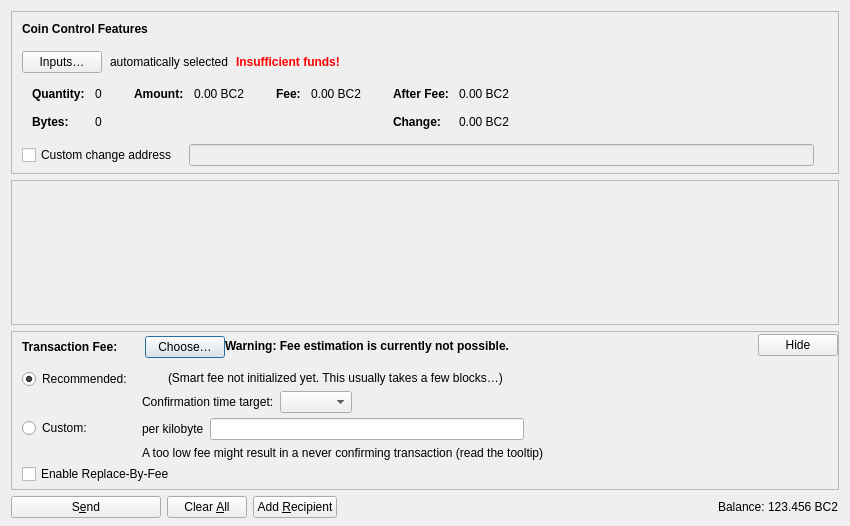
<?xml version="1.0" encoding="UTF-8"?>
<ui version="4.0">
 <class>SendCoinsDialog</class>
 <widget class="QDialog" name="SendCoinsDialog">
  <property name="geometry">
   <rect>
    <x>0</x>
    <y>0</y>
    <width>850</width>
    <height>526</height>
   </rect>
  </property>
  <property name="windowTitle">
   <string>Send Coins</string>
  </property>
  <layout class="QVBoxLayout" name="verticalLayout" stretch="0,1,0,0">
   <property name="bottomMargin">
    <number>8</number>
   </property>
   <item>
    <widget class="QFrame" name="frameCoinControl">
     <property name="sizePolicy">
      <sizepolicy hsizetype="Expanding" vsizetype="Expanding">
       <horstretch>0</horstretch>
       <verstretch>0</verstretch>
      </sizepolicy>
     </property>
     <property name="maximumSize">
      <size>
       <width>16777215</width>
       <height>16777215</height>
      </size>
     </property>
     <property name="frameShape">
      <enum>QFrame::StyledPanel</enum>
     </property>
     <property name="frameShadow">
      <enum>QFrame::Sunken</enum>
     </property>
     <layout class="QVBoxLayout" name="verticalLayoutCoinControl2">
      <property name="spacing">
       <number>0</number>
      </property>
      <property name="leftMargin">
       <number>0</number>
      </property>
      <property name="topMargin">
       <number>0</number>
      </property>
      <property name="rightMargin">
       <number>0</number>
      </property>
      <property name="bottomMargin">
       <number>6</number>
      </property>
      <item>
       <layout class="QVBoxLayout" name="verticalLayoutCoinControl" stretch="0,0,0,0,1">
        <property name="spacing">
         <number>0</number>
        </property>
        <property name="leftMargin">
         <number>10</number>
        </property>
        <property name="topMargin">
         <number>10</number>
        </property>
        <item>
         <layout class="QHBoxLayout" name="horizontalLayoutCoinControl1">
          <property name="bottomMargin">
           <number>15</number>
          </property>
          <item>
           <widget class="QLabel" name="labelCoinControlFeatures">
            <property name="sizePolicy">
             <sizepolicy hsizetype="Preferred" vsizetype="Maximum">
              <horstretch>0</horstretch>
              <verstretch>0</verstretch>
             </sizepolicy>
            </property>
            <property name="font">
             <font>
              <weight>75</weight>
              <bold>true</bold>
             </font>
            </property>
            <property name="styleSheet">
             <string notr="true">font-weight:bold;</string>
            </property>
            <property name="text">
             <string>Coin Control Features</string>
            </property>
           </widget>
          </item>
         </layout>
        </item>
        <item>
         <layout class="QHBoxLayout" name="horizontalLayoutCoinControl2" stretch="0,0,0,0">
          <property name="spacing">
           <number>8</number>
          </property>
          <property name="bottomMargin">
           <number>10</number>
          </property>
          <item>
           <widget class="QPushButton" name="pushButtonCoinControl">
            <property name="styleSheet">
             <string notr="true"/>
            </property>
            <property name="text">
             <string>Inputs…</string>
            </property>
            <property name="autoDefault">
             <bool>false</bool>
            </property>
           </widget>
          </item>
          <item>
           <widget class="QLabel" name="labelCoinControlAutomaticallySelected">
            <property name="text">
             <string>automatically selected</string>
            </property>
            <property name="margin">
             <number>5</number>
            </property>
           </widget>
          </item>
          <item>
           <widget class="QLabel" name="labelCoinControlInsuffFunds">
            <property name="font">
             <font>
              <weight>75</weight>
              <bold>true</bold>
             </font>
            </property>
            <property name="styleSheet">
             <string notr="true">color:red;font-weight:bold;</string>
            </property>
            <property name="text">
             <string>Insufficient funds!</string>
            </property>
            <property name="margin">
             <number>5</number>
            </property>
           </widget>
          </item>
          <item>
           <spacer name="horizontalSpacerCoinControl">
            <property name="orientation">
             <enum>Qt::Horizontal</enum>
            </property>
            <property name="sizeHint" stdset="0">
             <size>
              <width>40</width>
              <height>1</height>
             </size>
            </property>
           </spacer>
          </item>
         </layout>
        </item>
        <item>
         <widget class="QWidget" name="widgetCoinControl" native="true">
          <property name="sizePolicy">
           <sizepolicy hsizetype="Preferred" vsizetype="Preferred">
            <horstretch>0</horstretch>
            <verstretch>0</verstretch>
           </sizepolicy>
          </property>
          <property name="minimumSize">
           <size>
            <width>0</width>
            <height>0</height>
           </size>
          </property>
          <property name="styleSheet">
           <string notr="true"/>
          </property>
          <layout class="QHBoxLayout" name="horizontalLayoutCoinControl5">
           <property name="leftMargin">
            <number>0</number>
           </property>
           <property name="topMargin">
            <number>0</number>
           </property>
           <property name="rightMargin">
            <number>0</number>
           </property>
           <property name="bottomMargin">
            <number>0</number>
           </property>
           <item>
            <layout class="QHBoxLayout" name="horizontalLayoutCoinControl3" stretch="0,0,0,1">
             <property name="spacing">
              <number>20</number>
             </property>
             <property name="topMargin">
              <number>0</number>
             </property>
             <property name="bottomMargin">
              <number>10</number>
             </property>
             <item>
              <layout class="QFormLayout" name="formLayoutCoinControl1">
               <property name="labelAlignment">
                <set>Qt::AlignLeft|Qt::AlignVCenter</set>
               </property>
               <property name="horizontalSpacing">
                <number>10</number>
               </property>
               <property name="verticalSpacing">
                <number>14</number>
               </property>
               <property name="leftMargin">
                <number>10</number>
               </property>
               <property name="topMargin">
                <number>4</number>
               </property>
               <property name="rightMargin">
                <number>6</number>
               </property>
               <item row="0" column="0">
                <widget class="QLabel" name="labelCoinControlQuantityText">
                 <property name="font">
                  <font>
                   <weight>75</weight>
                   <bold>true</bold>
                  </font>
                 </property>
                 <property name="text">
                  <string>Quantity:</string>
                 </property>
                 <property name="margin">
                  <number>0</number>
                 </property>
                </widget>
               </item>
               <item row="0" column="1">
                <widget class="QLabel" name="labelCoinControlQuantity">
                 <property name="cursor">
                  <cursorShape>IBeamCursor</cursorShape>
                 </property>
                 <property name="contextMenuPolicy">
                  <enum>Qt::ActionsContextMenu</enum>
                 </property>
                 <property name="text">
                  <string notr="true">0</string>
                 </property>
                 <property name="margin">
                  <number>0</number>
                 </property>
                 <property name="textInteractionFlags">
                  <set>Qt::LinksAccessibleByMouse|Qt::TextSelectableByKeyboard|Qt::TextSelectableByMouse</set>
                 </property>
                </widget>
               </item>
               <item row="1" column="0">
                <widget class="QLabel" name="labelCoinControlBytesText">
                 <property name="font">
                  <font>
                   <weight>75</weight>
                   <bold>true</bold>
                  </font>
                 </property>
                 <property name="text">
                  <string>Bytes:</string>
                 </property>
                </widget>
               </item>
               <item row="1" column="1">
                <widget class="QLabel" name="labelCoinControlBytes">
                 <property name="cursor">
                  <cursorShape>IBeamCursor</cursorShape>
                 </property>
                 <property name="contextMenuPolicy">
                  <enum>Qt::ActionsContextMenu</enum>
                 </property>
                 <property name="text">
                  <string notr="true">0</string>
                 </property>
                 <property name="textInteractionFlags">
                  <set>Qt::LinksAccessibleByMouse|Qt::TextSelectableByKeyboard|Qt::TextSelectableByMouse</set>
                 </property>
                </widget>
               </item>
              </layout>
             </item>
             <item>
              <layout class="QFormLayout" name="formLayoutCoinControl2">
               <property name="horizontalSpacing">
                <number>10</number>
               </property>
               <property name="verticalSpacing">
                <number>14</number>
               </property>
               <property name="leftMargin">
                <number>6</number>
               </property>
               <property name="topMargin">
                <number>4</number>
               </property>
               <property name="rightMargin">
                <number>6</number>
               </property>
               <item row="0" column="0">
                <widget class="QLabel" name="labelCoinControlAmountText">
                 <property name="font">
                  <font>
                   <weight>75</weight>
                   <bold>true</bold>
                  </font>
                 </property>
                 <property name="text">
                  <string>Amount:</string>
                 </property>
                 <property name="margin">
                  <number>0</number>
                 </property>
                </widget>
               </item>
               <item row="0" column="1">
                <widget class="QLabel" name="labelCoinControlAmount">
                 <property name="cursor">
                  <cursorShape>IBeamCursor</cursorShape>
                 </property>
                 <property name="contextMenuPolicy">
                  <enum>Qt::ActionsContextMenu</enum>
                 </property>
                 <property name="text">
                  <string notr="true">0.00 BC2</string>
                 </property>
                 <property name="textInteractionFlags">
                  <set>Qt::LinksAccessibleByMouse|Qt::TextSelectableByKeyboard|Qt::TextSelectableByMouse</set>
                 </property>
                </widget>
               </item>
              </layout>
             </item>
             <item>
              <layout class="QFormLayout" name="formLayoutCoinControl3">
               <property name="horizontalSpacing">
                <number>10</number>
               </property>
               <property name="verticalSpacing">
                <number>14</number>
               </property>
               <property name="leftMargin">
                <number>6</number>
               </property>
               <property name="topMargin">
                <number>4</number>
               </property>
               <property name="rightMargin">
                <number>6</number>
               </property>
               <item row="0" column="0">
                <widget class="QLabel" name="labelCoinControlFeeText">
                 <property name="font">
                  <font>
                   <weight>75</weight>
                   <bold>true</bold>
                  </font>
                 </property>
                 <property name="text">
                  <string>Fee:</string>
                 </property>
                 <property name="margin">
                  <number>0</number>
                 </property>
                </widget>
               </item>
               <item row="0" column="1">
                <widget class="QLabel" name="labelCoinControlFee">
                 <property name="cursor">
                  <cursorShape>IBeamCursor</cursorShape>
                 </property>
                 <property name="contextMenuPolicy">
                  <enum>Qt::ActionsContextMenu</enum>
                 </property>
                 <property name="text">
                  <string notr="true">0.00 BC2</string>
                 </property>
                 <property name="textInteractionFlags">
                  <set>Qt::LinksAccessibleByMouse|Qt::TextSelectableByKeyboard|Qt::TextSelectableByMouse</set>
                 </property>
                </widget>
               </item>
              </layout>
             </item>
             <item>
              <layout class="QFormLayout" name="formLayoutCoinControl4">
               <property name="labelAlignment">
                <set>Qt::AlignLeft|Qt::AlignVCenter</set>
               </property>
               <property name="horizontalSpacing">
                <number>10</number>
               </property>
               <property name="verticalSpacing">
                <number>14</number>
               </property>
               <property name="leftMargin">
                <number>6</number>
               </property>
               <property name="topMargin">
                <number>4</number>
               </property>
               <property name="rightMargin">
                <number>6</number>
               </property>
               <item row="0" column="0">
                <widget class="QLabel" name="labelCoinControlAfterFeeText">
                 <property name="font">
                  <font>
                   <weight>75</weight>
                   <bold>true</bold>
                  </font>
                 </property>
                 <property name="text">
                  <string>After Fee:</string>
                 </property>
                 <property name="margin">
                  <number>0</number>
                 </property>
                </widget>
               </item>
               <item row="0" column="1">
                <widget class="QLabel" name="labelCoinControlAfterFee">
                 <property name="cursor">
                  <cursorShape>IBeamCursor</cursorShape>
                 </property>
                 <property name="contextMenuPolicy">
                  <enum>Qt::ActionsContextMenu</enum>
                 </property>
                 <property name="text">
                  <string notr="true">0.00 BC2</string>
                 </property>
                 <property name="textInteractionFlags">
                  <set>Qt::LinksAccessibleByMouse|Qt::TextSelectableByKeyboard|Qt::TextSelectableByMouse</set>
                 </property>
                </widget>
               </item>
               <item row="1" column="0">
                <widget class="QLabel" name="labelCoinControlChangeText">
                 <property name="font">
                  <font>
                   <weight>75</weight>
                   <bold>true</bold>
                  </font>
                 </property>
                 <property name="text">
                  <string>Change:</string>
                 </property>
                </widget>
               </item>
               <item row="1" column="1">
                <widget class="QLabel" name="labelCoinControlChange">
                 <property name="cursor">
                  <cursorShape>IBeamCursor</cursorShape>
                 </property>
                 <property name="contextMenuPolicy">
                  <enum>Qt::ActionsContextMenu</enum>
                 </property>
                 <property name="text">
                  <string notr="true">0.00 BC2</string>
                 </property>
                 <property name="textInteractionFlags">
                  <set>Qt::LinksAccessibleByMouse|Qt::TextSelectableByKeyboard|Qt::TextSelectableByMouse</set>
                 </property>
                </widget>
               </item>
              </layout>
             </item>
            </layout>
           </item>
          </layout>
         </widget>
        </item>
        <item>
         <layout class="QHBoxLayout" name="horizontalLayoutCoinControl4" stretch="0,0,0">
          <property name="spacing">
           <number>12</number>
          </property>
          <property name="sizeConstraint">
           <enum>QLayout::SetDefaultConstraint</enum>
          </property>
          <property name="topMargin">
           <number>5</number>
          </property>
          <property name="rightMargin">
           <number>5</number>
          </property>
          <item>
           <widget class="QCheckBox" name="checkBoxCoinControlChange">
            <property name="toolTip">
             <string>If this is activated, but the change address is empty or invalid, change will be sent to a newly generated address.</string>
            </property>
            <property name="text">
             <string>Custom change address</string>
            </property>
           </widget>
          </item>
          <item>
           <widget class="QValidatedLineEdit" name="lineEditCoinControlChange">
            <property name="enabled">
             <bool>false</bool>
            </property>
            <property name="sizePolicy">
             <sizepolicy hsizetype="Expanding" vsizetype="Fixed">
              <horstretch>0</horstretch>
              <verstretch>0</verstretch>
             </sizepolicy>
            </property>
           </widget>
          </item>
          <item>
           <widget class="QLabel" name="labelCoinControlChangeLabel">
            <property name="sizePolicy">
             <sizepolicy hsizetype="Preferred" vsizetype="Expanding">
              <horstretch>0</horstretch>
              <verstretch>0</verstretch>
             </sizepolicy>
            </property>
            <property name="minimumSize">
             <size>
              <width>0</width>
              <height>0</height>
             </size>
            </property>
            <property name="text">
             <string/>
            </property>
            <property name="margin">
             <number>3</number>
            </property>
           </widget>
          </item>
         </layout>
        </item>
        <item>
         <spacer name="verticalSpacerCoinControl">
          <property name="orientation">
           <enum>Qt::Vertical</enum>
          </property>
          <property name="sizeHint" stdset="0">
           <size>
            <width>800</width>
            <height>1</height>
           </size>
          </property>
         </spacer>
        </item>
       </layout>
      </item>
     </layout>
    </widget>
   </item>
   <item>
    <widget class="QScrollArea" name="scrollArea">
     <property name="widgetResizable">
      <bool>true</bool>
     </property>
     <widget class="QWidget" name="scrollAreaWidgetContents">
      <property name="geometry">
       <rect>
        <x>0</x>
        <y>0</y>
        <width>830</width>
        <height>104</height>
       </rect>
      </property>
      <layout class="QVBoxLayout" name="verticalLayout_2" stretch="0,1">
       <property name="leftMargin">
        <number>0</number>
       </property>
       <property name="topMargin">
        <number>0</number>
       </property>
       <property name="rightMargin">
        <number>0</number>
       </property>
       <property name="bottomMargin">
        <number>0</number>
       </property>
       <item>
        <layout class="QVBoxLayout" name="entries">
         <property name="spacing">
          <number>6</number>
         </property>
        </layout>
       </item>
       <item>
        <spacer name="verticalSpacer">
         <property name="orientation">
          <enum>Qt::Vertical</enum>
         </property>
         <property name="sizeHint" stdset="0">
          <size>
           <width>20</width>
           <height>40</height>
          </size>
         </property>
        </spacer>
       </item>
      </layout>
     </widget>
    </widget>
   </item>
   <item>
    <widget class="QFrame" name="frameFee">
     <property name="sizePolicy">
      <sizepolicy hsizetype="Expanding" vsizetype="Expanding">
       <horstretch>0</horstretch>
       <verstretch>0</verstretch>
      </sizepolicy>
     </property>
     <property name="maximumSize">
      <size>
       <width>16777215</width>
       <height>16777215</height>
      </size>
     </property>
     <property name="frameShape">
      <enum>QFrame::StyledPanel</enum>
     </property>
     <property name="frameShadow">
      <enum>QFrame::Sunken</enum>
     </property>
     <layout class="QVBoxLayout" name="verticalLayoutFee1">
      <property name="spacing">
       <number>0</number>
      </property>
      <property name="leftMargin">
       <number>0</number>
      </property>
      <property name="topMargin">
       <number>0</number>
      </property>
      <property name="rightMargin">
       <number>0</number>
      </property>
      <property name="bottomMargin">
       <number>0</number>
      </property>
      <item>
       <layout class="QVBoxLayout" name="verticalLayoutFee2" stretch="0,0,0">
        <property name="spacing">
         <number>0</number>
        </property>
        <property name="leftMargin">
         <number>10</number>
        </property>
        <property name="topMargin">
         <number>0</number>
        </property>
        <item>
         <layout class="QHBoxLayout" name="horizontalLayoutFee1">
          <property name="bottomMargin">
           <number>0</number>
          </property>
          <item>
           <layout class="QVBoxLayout" name="verticalLayoutFee7">
            <property name="spacing">
             <number>0</number>
            </property>
            <item>
             <spacer name="verticalSpacerSmartFee">
              <property name="orientation">
               <enum>Qt::Vertical</enum>
              </property>
              <property name="sizeType">
               <enum>QSizePolicy::Fixed</enum>
              </property>
              <property name="sizeHint" stdset="0">
               <size>
                <width>1</width>
                <height>4</height>
               </size>
              </property>
             </spacer>
            </item>
            <item>
             <layout class="QHBoxLayout" name="horizontalLayoutSmartFee">
              <property name="spacing">
               <number>10</number>
              </property>
              <item>
               <widget class="QLabel" name="labelFeeHeadline">
                <property name="sizePolicy">
                 <sizepolicy hsizetype="Preferred" vsizetype="Maximum">
                  <horstretch>0</horstretch>
                  <verstretch>0</verstretch>
                 </sizepolicy>
                </property>
                <property name="font">
                 <font>
                  <weight>75</weight>
                  <bold>true</bold>
                 </font>
                </property>
                <property name="styleSheet">
                 <string notr="true">font-weight:bold;</string>
                </property>
                <property name="text">
                 <string>Transaction Fee:</string>
                </property>
               </widget>
              </item>
              <item>
               <widget class="QLabel" name="labelFeeMinimized">
                <property name="text">
                 <string/>
                </property>
               </widget>
              </item>
              <item>
               <widget class="QPushButton" name="buttonChooseFee">
                <property name="text">
                 <string>Choose…</string>
                </property>
               </widget>
              </item>
             </layout>
            </item>
            <item>
             <spacer name="verticalSpacer_5">
              <property name="orientation">
               <enum>Qt::Vertical</enum>
              </property>
              <property name="sizeHint" stdset="0">
               <size>
                <width>1</width>
                <height>1</height>
               </size>
              </property>
             </spacer>
            </item>
           </layout>
          </item>
          <item>
           <widget class="QLabel" name="fallbackFeeWarningLabel">
            <property name="toolTip">
             <string>Using the fallbackfee can result in sending a transaction that will take several hours or days (or never) to confirm. Consider choosing your fee manually or wait until you have validated the complete chain.</string>
            </property>
            <property name="font">
            <font>
                <weight>75</weight>
                <bold>true</bold>
            </font>
            </property>
            <property name="text">
             <string>Warning: Fee estimation is currently not possible.</string>
            </property>
            <property name="wordWrap">
             <bool>false</bool>
            </property>
           </widget>
          </item>
          <item>
           <spacer name="horizontalSpacer_4">
            <property name="orientation">
             <enum>Qt::Horizontal</enum>
            </property>
            <property name="sizeType">
             <enum>QSizePolicy::MinimumExpanding</enum>
            </property>
            <property name="sizeHint" stdset="0">
             <size>
              <width>40</width>
              <height>20</height>
             </size>
            </property>
           </spacer>
          </item>
          <item>
           <widget class="QPushButton" name="buttonMinimizeFee">
            <property name="toolTip">
             <string>Hide transaction fee settings</string>
            </property>
            <property name="text">
             <string>Hide</string>
            </property>
           </widget>
          </item>
         </layout>
        </item>
        <item>
         <widget class="QFrame" name="frameFeeSelection">
          <layout class="QVBoxLayout" name="verticalLayoutFee12">
           <property name="spacing">
            <number>0</number>
           </property>
           <property name="leftMargin">
            <number>0</number>
           </property>
           <property name="topMargin">
            <number>0</number>
           </property>
           <property name="rightMargin">
            <number>0</number>
           </property>
           <property name="bottomMargin">
            <number>0</number>
           </property>
           <item>
            <layout class="QGridLayout" name="gridLayoutFee">
             <property name="topMargin">
              <number>10</number>
             </property>
             <property name="bottomMargin">
              <number>4</number>
             </property>
             <property name="horizontalSpacing">
              <number>10</number>
             </property>
             <property name="verticalSpacing">
              <number>4</number>
             </property>
             <item row="1" column="1">
              <layout class="QVBoxLayout" name="verticalLayoutFee8">
               <property name="spacing">
                <number>6</number>
               </property>
               <item>
                <layout class="QHBoxLayout" name="horizontalLayoutFee13">
                 <item>
                  <widget class="QLabel" name="labelCustomPerKilobyte">
                   <property name="toolTip">
                    <string>Specify a custom fee per kB (1,000 bytes) of the transaction's virtual size.

Note:  Since the fee is calculated on a per-byte basis, a fee rate of "100 satooshis per kvB" for a transaction size of 500 virtual bytes (half of 1 kvB) would ultimately yield a fee of only 50 satooshis.</string>
                   </property>
                   <property name="text">
                    <string>per kilobyte</string>
                   </property>
                  </widget>
                 </item>
                 <item>
                  <widget class="BitcoinIIAmountField" name="customFee"/>
                 </item>
                 <item>
                  <spacer name="horizontalSpacer_6">
                   <property name="orientation">
                    <enum>Qt::Horizontal</enum>
                   </property>
                   <property name="sizeHint" stdset="0">
                    <size>
                     <width>1</width>
                     <height>1</height>
                    </size>
                   </property>
                  </spacer>
                 </item>
                </layout>
               </item>
               <item>
                <layout class="QHBoxLayout" name="horizontalLayoutFee8">
                 <item>
                  <widget class="QLabel" name="labelCustomFeeWarning">
                   <property name="enabled">
                    <bool>true</bool>
                   </property>
                   <property name="toolTip">
                    <string>When there is less transaction volume than space in the blocks, miners as well as relaying nodes may enforce a minimum fee. Paying only this minimum fee is just fine, but be aware that this can result in a never confirming transaction once there is more demand for bitcoinII transactions than the network can process.</string>
                   </property>
                   <property name="text">
                    <string>A too low fee might result in a never confirming transaction (read the tooltip)</string>
                   </property>
                  </widget>
                 </item>
                 <item>
                  <spacer name="horizontalSpacer_2">
                   <property name="orientation">
                    <enum>Qt::Horizontal</enum>
                   </property>
                   <property name="sizeHint" stdset="0">
                    <size>
                     <width>1</width>
                     <height>1</height>
                    </size>
                   </property>
                  </spacer>
                 </item>
                </layout>
               </item>
              </layout>
             </item>
             <item row="0" column="0">
              <layout class="QVBoxLayout" name="verticalLayoutFee4" stretch="0,1">
               <item>
                <widget class="QRadioButton" name="radioSmartFee">
                 <property name="text">
                  <string>Recommended:</string>
                 </property>
                 <property name="checked">
                  <bool>true</bool>
                 </property>
                 <attribute name="buttonGroup">
                  <string notr="true">groupFee</string>
                 </attribute>
                </widget>
               </item>
               <item>
                <spacer name="verticalSpacer_2">
                 <property name="orientation">
                  <enum>Qt::Vertical</enum>
                 </property>
                 <property name="sizeHint" stdset="0">
                  <size>
                   <width>1</width>
                   <height>1</height>
                  </size>
                 </property>
                </spacer>
               </item>
              </layout>
             </item>
             <item row="1" column="0">
              <layout class="QVBoxLayout" name="verticalLayoutFee9" stretch="0,1">
               <item>
                <widget class="QRadioButton" name="radioCustomFee">
                 <property name="text">
                  <string>Custom:</string>
                 </property>
                 <attribute name="buttonGroup">
                  <string notr="true">groupFee</string>
                 </attribute>
                </widget>
               </item>
               <item>
                <spacer name="verticalSpacer_6">
                 <property name="orientation">
                  <enum>Qt::Vertical</enum>
                 </property>
                 <property name="sizeHint" stdset="0">
                  <size>
                   <width>1</width>
                   <height>1</height>
                  </size>
                 </property>
                </spacer>
               </item>
              </layout>
             </item>
             <item row="0" column="1">
              <layout class="QVBoxLayout" name="verticalLayoutFee3" stretch="0,0,1">
               <property name="spacing">
                <number>6</number>
               </property>
               <property name="topMargin">
                <number>2</number>
               </property>
               <item>
                <layout class="QHBoxLayout" name="horizontalLayoutFee12">
                 <item>
                  <widget class="QLabel" name="labelSmartFee">
                   <property name="text">
                    <string/>
                   </property>
                  </widget>
                 </item>
                 <item>
                  <widget class="QLabel" name="labelFeeEstimation">
                   <property name="text">
                    <string/>
                   </property>
                  </widget>
                 </item>
                 <item>
                  <widget class="QLabel" name="labelSmartFee2">
                   <property name="text">
                    <string>(Smart fee not initialized yet. This usually takes a few blocks…)</string>
                   </property>
                  </widget>
                 </item>
                 <item>
                  <spacer name="horizontalSpacer_5">
                   <property name="orientation">
                    <enum>Qt::Horizontal</enum>
                   </property>
                   <property name="sizeHint" stdset="0">
                    <size>
                     <width>1</width>
                     <height>1</height>
                    </size>
                   </property>
                  </spacer>
                 </item>
                </layout>
               </item>
               <item>
                <layout class="QHBoxLayout" name="horizontalLayoutFee9">
                 <item>
                  <layout class="QVBoxLayout" name="verticalLayoutFee6">
                   <item>
                    <widget class="QLabel" name="labelSmartFee3">
                     <property name="text">
                      <string>Confirmation time target:</string>
                     </property>
                    </widget>
                   </item>
                  </layout>
                 </item>
                 <item>
                  <layout class="QVBoxLayout" name="verticalLayoutFee5">
                   <property name="rightMargin">
                    <number>30</number>
                   </property>
                   <item>
                    <layout class="QHBoxLayout" name="horizontalLayoutConfTarget">
                     <property name="bottomMargin">
                      <number>0</number>
                     </property>
                     <item>
                      <widget class="QComboBox" name="confTargetSelector"/>
                     </item>
                     <item>
                      <spacer name="horizontalSpacerConfTarget">
                       <property name="orientation">
                        <enum>Qt::Horizontal</enum>
                       </property>
                       <property name="sizeHint" stdset="0">
                        <size>
                         <width>40</width>
                         <height>20</height>
                        </size>
                       </property>
                      </spacer>
                     </item>
                    </layout>
                   </item>
                  </layout>
                 </item>
                </layout>
               </item>
               <item>
                <spacer name="verticalSpacer_4">
                 <property name="orientation">
                  <enum>Qt::Vertical</enum>
                 </property>
                 <property name="sizeHint" stdset="0">
                  <size>
                   <width>1</width>
                   <height>1</height>
                  </size>
                 </property>
                </spacer>
               </item>
              </layout>
             </item>
            </layout>
           </item>
           <item>
            <widget class="QCheckBox" name="optInRBF">
             <property name="text">
              <string>Enable Replace-By-Fee</string>
             </property>
             <property name="toolTip">
              <string>With Replace-By-Fee (BIP-125) you can increase a transaction's fee after it is sent. Without this, a higher fee may be recommended to compensate for increased transaction delay risk.</string>
             </property>
            </widget>
           </item>
          </layout>
         </widget>
        </item>
        <item>
         <spacer name="verticalSpacerFee">
          <property name="orientation">
           <enum>Qt::Vertical</enum>
          </property>
          <property name="sizeHint" stdset="0">
           <size>
            <width>40</width>
            <height>5</height>
           </size>
          </property>
         </spacer>
        </item>
       </layout>
      </item>
     </layout>
    </widget>
   </item>
   <item>
    <layout class="QHBoxLayout" name="horizontalLayout">
     <item>
      <widget class="QPushButton" name="sendButton">
       <property name="minimumSize">
        <size>
         <width>150</width>
         <height>0</height>
        </size>
       </property>
       <property name="toolTip">
        <string>Confirm the send action</string>
       </property>
       <property name="text">
        <string>S&amp;end</string>
       </property>
       <property name="icon">
        <iconset resource="../bitcoinII.qrc">
         <normaloff>:/icons/send</normaloff>:/icons/send</iconset>
       </property>
       <property name="autoDefault">
        <bool>false</bool>
       </property>
       <property name="default">
        <bool>false</bool>
       </property>
      </widget>
     </item>
     <item>
      <widget class="QPushButton" name="clearButton">
       <property name="sizePolicy">
        <sizepolicy hsizetype="Minimum" vsizetype="Fixed">
         <horstretch>0</horstretch>
         <verstretch>0</verstretch>
        </sizepolicy>
       </property>
       <property name="toolTip">
        <string>Clear all fields of the form.</string>
       </property>
       <property name="text">
        <string>Clear &amp;All</string>
       </property>
       <property name="icon">
        <iconset resource="../bitcoinII.qrc">
         <normaloff>:/icons/remove</normaloff>:/icons/remove</iconset>
       </property>
       <property name="autoDefault">
        <bool>false</bool>
       </property>
      </widget>
     </item>
     <item>
      <widget class="QPushButton" name="addButton">
       <property name="toolTip">
        <string>Send to multiple recipients at once</string>
       </property>
       <property name="text">
        <string>Add &amp;Recipient</string>
       </property>
       <property name="icon">
        <iconset resource="../bitcoinII.qrc">
         <normaloff>:/icons/add</normaloff>:/icons/add</iconset>
       </property>
       <property name="autoDefault">
        <bool>false</bool>
       </property>
      </widget>
     </item>
     <item>
      <spacer name="horizontalSpacer">
       <property name="orientation">
        <enum>Qt::Horizontal</enum>
       </property>
       <property name="sizeHint" stdset="0">
        <size>
         <width>40</width>
         <height>20</height>
        </size>
       </property>
      </spacer>
     </item>
     <item>
      <layout class="QHBoxLayout" name="horizontalLayout_2">
       <property name="spacing">
        <number>3</number>
       </property>
       <item>
        <widget class="QLabel" name="labelBalanceName">
         <property name="sizePolicy">
          <sizepolicy hsizetype="Preferred" vsizetype="Fixed">
           <horstretch>0</horstretch>
           <verstretch>0</verstretch>
          </sizepolicy>
         </property>
         <property name="text">
          <string>Balance:</string>
         </property>
        </widget>
       </item>
       <item>
        <widget class="QLabel" name="labelBalance">
         <property name="sizePolicy">
          <sizepolicy hsizetype="Preferred" vsizetype="Fixed">
           <horstretch>0</horstretch>
           <verstretch>0</verstretch>
          </sizepolicy>
         </property>
         <property name="cursor">
          <cursorShape>IBeamCursor</cursorShape>
         </property>
         <property name="text">
          <string notr="true">123.456 BC2</string>
         </property>
         <property name="textInteractionFlags">
          <set>Qt::LinksAccessibleByMouse|Qt::TextSelectableByKeyboard|Qt::TextSelectableByMouse</set>
         </property>
        </widget>
       </item>
      </layout>
     </item>
    </layout>
   </item>
  </layout>
 </widget>
 <customwidgets>
  <customwidget>
   <class>QValidatedLineEdit</class>
   <extends>QLineEdit</extends>
   <header>qt/qvalidatedlineedit.h</header>
  </customwidget>
  <customwidget>
   <class>BitcoinIIAmountField</class>
   <extends>QLineEdit</extends>
   <header>qt/bitcoinIIamountfield.h</header>
   <container>1</container>
  </customwidget>
 </customwidgets>
 <resources>
  <include location="../bitcoinII.qrc"/>
 </resources>
 <connections/>
 <buttongroups>
  <buttongroup name="groupFee"/>
 </buttongroups>
</ui>
